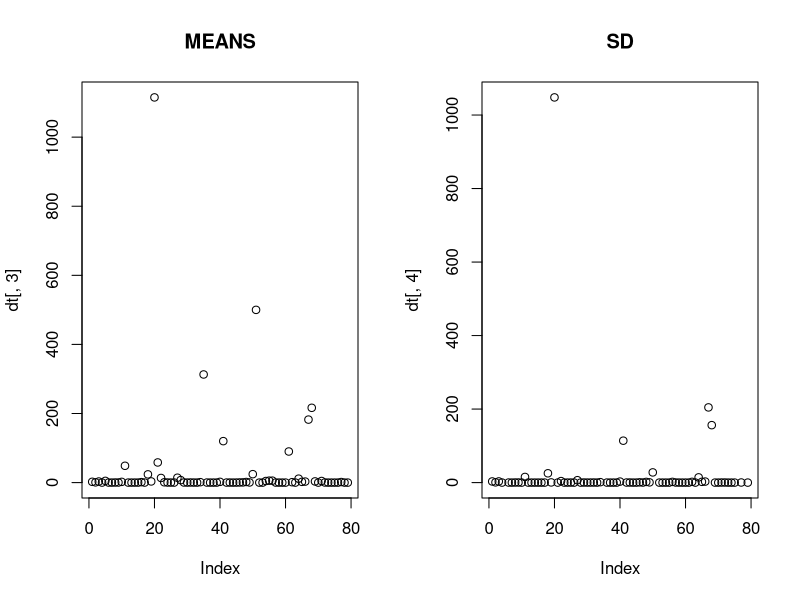
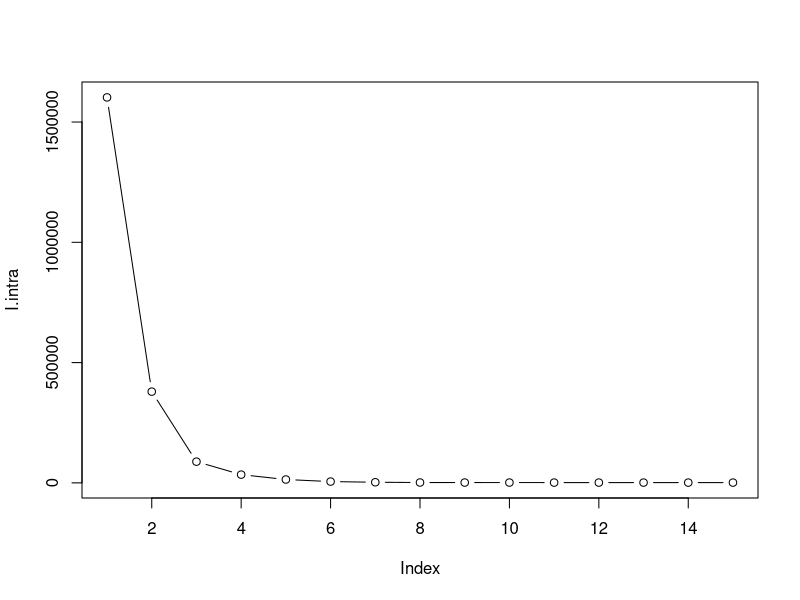
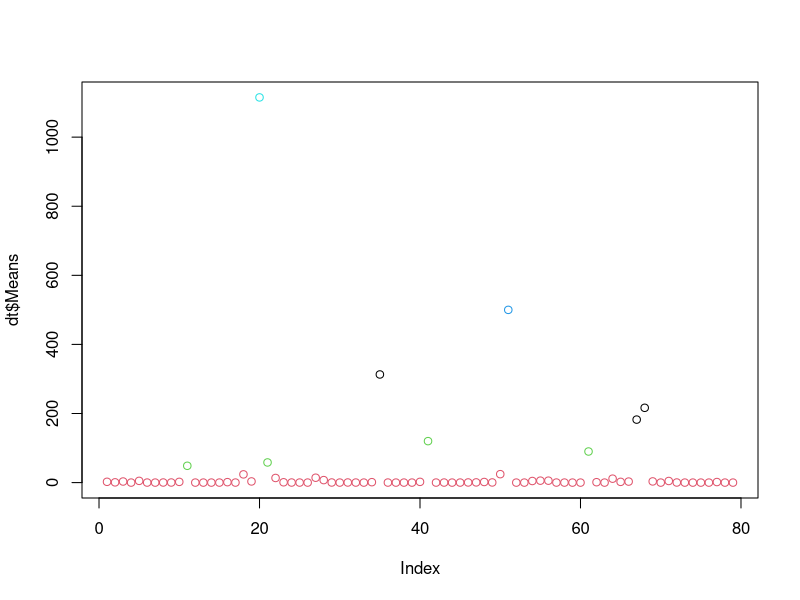
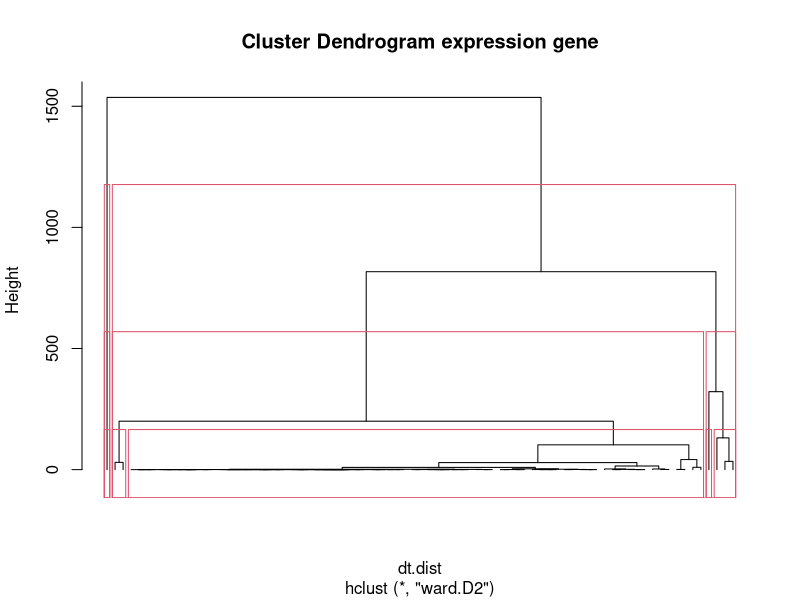
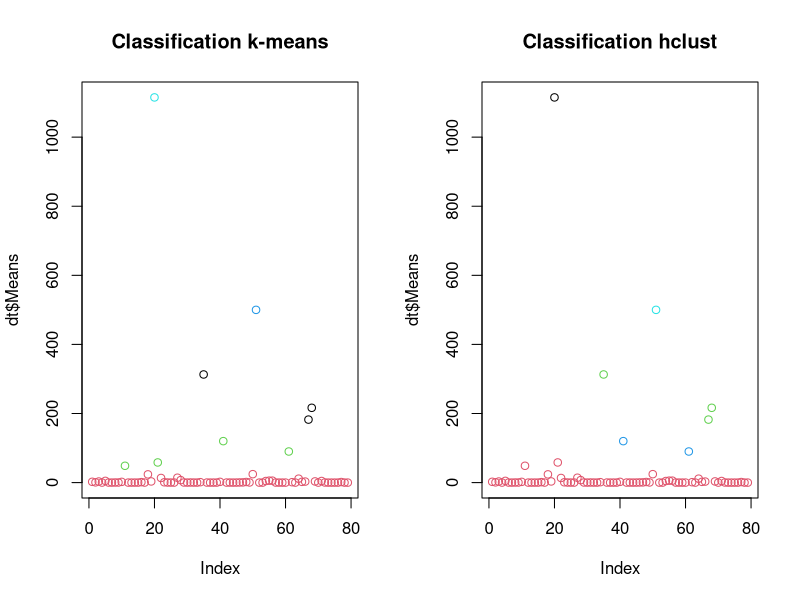

Here is the R script that generated these plots, in order:
library(skimr)

# ---- Import des donnees ----
dt = read.csv("Inhibiteurs_GPR54.dat.txt")



# ---- Visualisation des donnees ----
# 1.
dim(dt)
# 80 lignes et 16 colones Elyas : j'en ai 79 ??
summary(dt)
skimr::skim(dt$Means)
# Necessite de transformer la colone N en variable qualitative
dt[,2] = as.factor(dt[,2])

# 2.
par(mfrow = c(1,2))
plot(dt[,3], main = "MEANS")
plot(dt[,4], main = "SD")
dev.off()

# 3.
# On observe la présence d'une base de peptides donc l'activité est quasiment nulle et quelque peptide dont
# l'activité est très supérieure à 0. On ne supprime pas les valeures "extremes" car ce n'en est pas, c'est
# seulement le fait que si il n'y a pas liaison au recepteur, la moyenne sera proche de 0 et des qu'il y a
# une activite, la valeur sera tres superieur a 0



# ---- Classification des donnees ----
# Partitionnement k-means
# 1.
I.intra = vector(length=15)
for (i in 1:15) {
  I.intra[i] = kmeans(dt[,3], centers=i)$tot.withinss
}
plot(I.intra, type="b")
# On veut minimiser l'inertie intra en minimisant également le nombre de groupe, au vue de la courbe de
# l'inertie intra, le nombre optimal de groupe semble etre 5 groupes

# 2.
dt.kmeans = kmeans(dt[,3], centers=5, nstart = 3)

# 3.
plot(dt$Means, col= c(1,2,3,4,5,6)[as.factor(dt.kmeans$cluster)])
# on voit la séparation du jeu en groupes qui correspondent à des palier d'activité ici 5 paliers
# avec, pour le groupe proche de 0, les peptides sans activite donc sans liaison

# Classification hiérarchique ascendante
# 1.
dt.dist = dist(dt[,3])

# 2.
dt.hclust = hclust(dt.dist, method = "ward.D2")

# 3.
plot(dt.hclust, hang = -0.1, labels = F, main = "Cluster Dendrogram expression gene")
rect.hclust(dt.hclust, k = 2)
rect.hclust(dt.hclust, k = 3)
rect.hclust(dt.hclust, k = 5)

# 4.
dt.cut = as.factor(cutree(dt.hclust, k = 5))


# Comparaison des deux méthodes
# 1.
table(dt.cut, as.factor(dt.kmeans$cluster))

# 2.
par(mfrow=c(1,2))
plot(dt$Means, col= c(1,2,3,4,5)[as.factor(dt.kmeans$cluster)], main = "Classification k-means")
plot(dt$Means, col= c(2,1,3,4,5)[dt.cut], main = "Classification hclust")
# On remarque une bonne corrélation entre hclust et kmeans excepté pour deux individus (les plus proche de 0)
# qui sont mis dans le groupe inactif par hclust

# Nous voyons donc que nous pouvons séparer nos peptide en differents groupes et donc observer une différence entre les peptide sans activité
# de ceux présentant une activité, donc une liaison au recepteur GPR54. Il est donc maintenant possible d'étudier la différences de séquence
# entre le groupe basale par rapport aux groupes présentant une activitée

# 3.
summary(dt[which(dt.cut == dt.cut[1]),5:16])
summary(dt[which(dt.cut != dt.cut[1]),5:16])

# Nous pouvons eliminer des positions d'interet: AA4, AA6, AA7, AA8, C.ter car ces position ne présente soi aucune différence entre les peptides
# liés et ceux non liés soi un profil similaire
# En revanche on remarque que pour les positions AA1, AA5, AA9, AA10 l'acide amine est a chaque fois identique pour tout les peptides lie donc pourrait des
# position conserve entre les peptides necessaire a leur liaison au recepteur et il est difficile de comparer les position N.ter, AA2, AA3 qu'il faudrait
# visualiser au cas par cas, nous les conservons donc dans notre liste de position potentielle qui est donc composé de N.ter, AA1, AA2, AA3, AA5, AA9, AA10



# ---- Apprentissage sur les donnees ----

# -- Creation d'une sequence consensus --
# Creation d'une liste contenant les tables de frequence à chaque position
Diff_element = apply(dt[,5:16], 2, table)

# Creation d'un vecteur null
Consensus = vector()

# On va entrer à chaque position de la sequence l'element majoritaire dans le jeu

# On va parcourir notre liste de table
for ( i in seq_along(Diff_element)){
  # Chaque table est enregistrée dans un df temporaire
  tmp = as.data.frame(Diff_element[[i]])
  # Les elements de la première colonne sont transformer en character pour
  # tester le matching
  tmp$Var1 <- as.character(tmp$Var1)
  # Les elements de la deuxième colonne sot convertie en valeur numérique
  tmp$Freq <- as.numeric(tmp$Freq)
  # Chaque ieme element de consensus va contenir l'element dont la freq est la
  # plus importante, ie l'element majoritaire
  Consensus[i] = tmp[which(tmp$Freq == max(tmp$Freq)),1]
}


# -- Creation d'une table contenant les séquences sous forme de character --
# Creation d'une table de sequence
table_de_seq = apply(dt[,5:16], 2, as.character)


# -- Creation d'une matrice de similarité pour l'apprentissage --
# Creation d'une matrice de 0, avec une nombre de lignes egale au nombre de libre du jeu de donnees
# et de 12 colonnes pour les 12 elements de la séquence
matching_matrix = as.data.frame(matrix(0, ncol = 12, nrow = dim(dt)[1]))
# On va nommer les colonnes de cette matrice
colnames(matching_matrix) = colnames(dt[,5:16])

# On va parcourir les cases [i,j] de la matrice et mettre 1 dans celle-ci si le j element de la sequene
# de la ieme ligne du jeu different du consensus
# On parcours les colonnes de la matrice des differences
for ( j in 1:12 ){
  # Puis ces lignes
  for ( i in 1:dim(matching_matrix)[1]){
    # Si l'element de le sequence du jeu de donnée diffère du consensus
    if ( table_de_seq[i,j] != Consensus[j]){
      # On lui attribue la valeur 1
      matching_matrix[i,j] = 1
    }
  }
}


# -- Creation d'une matrice frequence proche d'une pssm --

# Creation d'une matrice de frequence contenant des zero
freq_mat = as.data.frame(matrix(0, ncol = 12, nrow = dim(dt)[1]))
# On va nommer les colonnes de cette matrice
colnames(matching_matrix) = colnames(dt[,5:16])


# On va parcourir les cases [i,j] de la matrice et mettre dans celle-ci la frequence de l'element
# en position [i,j] relativement à la colonne j ( les frequence des element sont relatives aux elements
# de leur colonnes, donc la frequence en jème position dans la sequence )

# On parcours les colonnes de la matrice des frequnces
for ( j in 1:12 ){
  # Puis ses lignes
  for ( i in 1:dim(freq_mat)[1]){
    # Chaque table est enregistrée dans un df temporaire
    tmp = as.data.frame(Diff_element[[j]])
    # Les elements de la première colonne sont transformer en character pour
    # retrouver sa frequence
    tmp$Var1 <- as.character(tmp$Var1)
    # Les elements de la deuxième colonne sot convertie en valeur numérique puis divisé
    # par le nombre de lignes de la table de sequence
    tmp$Freq <- as.numeric(tmp$Freq)/dim(dt)[1]
    # On enregistre la frequence de l'element en position i,j dans la matrice de frequence
    # en position i,j
    freq_mat[i,j] = tmp[which(tmp$Var1 == table_de_seq[i,j]),2]
  }
}

# -- Creation de groupe pour la classification --
# - Groupe dichotimique selon dt$Means -
# Un valeur seuil est enregistrée ( ici la médiane a été choisie, tester avec différente valeurs, ex :
# different quartiles, appartenant au cluster1 / exterieur au cluster1...[ Ici on changerai le seuil
# et la colonne a tester [ avant ajouter une colonne avec le cluster ] ])
seuil = 0.2867

# Le groupe 0 contiendra les individus dont la valeur d'activité est inférieur à la medianne
groupe0 = rep(0,dim(dt)[1])
groupe0[which(dt$Means <= seuil)] = 1
# Le groupe 1 contiendra les individus dont la valeur d'activité est strictement supérieur à la medianne
groupe1 = rep(0,dim(dt)[1])
groupe1[which(dt$Means > seuil)] = 1
# On joint ces deux groupes
groupe = cbind(groupe0,groupe1)

# -- Creation de plusieurs groupe --
# - Utilisation de nnet -
library(nnet)

# Observation sans split dans un premier temps
performanceVal <- function(ConfTable){
  Spe = ConfTable[2,2]/sum(ConfTable[,2])
  Sen = ConfTable[1,1]/sum(ConfTable[,1])
  Acc = (ConfTable[1,1]+ConfTable[2,2]) /sum(ConfTable)
  Err = (ConfTable[1,2]+ConfTable[2,1]) /sum(ConfTable)
  MyPerf = as.data.frame(cbind(Spe, Sen, Acc, Err))
  return(MyPerf)
}

# Evaluation avec la Matching Matrix
net.dt_ecart = nnet(matching_matrix, groupe, size = 50, maxit = 1000, softmax  =  T)
x = predict(net.dt_ecart, matching_matrix)
ConfTab = table( round(x)[,2], groupe[,2])
PerfMatch = performanceVal(ConfTable = ConfTab)
ConfTab
PerfMatch

# Evaluation avec la Frequence  Matrix
net.dt_freq = nnet(freq_mat, groupe, size = 50, maxit = 1000, softmax  =  T)
x = predict(net.dt_freq, freq_mat)
ConfTab = table( round(x)[,2], groupe[,2])
PerfFreq = performanceVal(ConfTable = ConfTab)
ConfTab
PerfFreq

# On constate que l'utilisation d'une matrice de frequence permet une meilleur distinction,
# Elle est porteuse de plus d'information


# -- Spitting des données --
seed = runif(1,1,10000)
set.seed(191.0967) # 43, 44, 300, 191.0967, 114.3176
seed
Index = sample(79, 30)
Freq_train = freq_mat[-Index,]
Freq_test = freq_mat[Index,]
Match_train = matching_matrix[-Index,]
Match_test = matching_matrix[Index,]
groupe_train = groupe[-Index,]
groupe_test = groupe[Index,]

# -- training avec nnet --
# - Evaluation avec la Matching Matrix -
# 43, 44, 300, 191.0967, 114.3176
net.dt_ecart = nnet(Match_train, groupe_train, size = 50, maxit = 1000, softmax  =  T)

# Mesure des perfs sur le train
x = predict(net.dt_ecart, Match_train)
ConfTab = table( round(x)[,2], groupe_train[,2])
PerfMatch_train = performanceVal(ConfTable = ConfTab)
ConfTab
PerfMatch_train

# Mesure des perfs sur le test
x = predict(net.dt_ecart, Match_test)
ConfTab = table( round(x)[,2], groupe_test[,2])
PerfMatch_test = performanceVal(ConfTable = ConfTab)
ConfTab
PerfMatch_test

# ---- Evaluation avec la Frequence  Matrix ----
# seed 300
net.dt_freq = nnet(Freq_train, groupe_train, size = 50, maxit = 1000, softmax  =  T)
# Mesure des perfs sur le train
x = predict(net.dt_freq, Freq_train)
ConfTab = table( round(x)[,2], groupe_train[,2])
PerfFreq_train = performanceVal(ConfTable = ConfTab)
PerfFreq_train
# Mesure des perfs sur le test
x = predict(net.dt_freq, Freq_test)
ConfTab = table( round(x)[,2], groupe_test[,2])
PerfMatch_test = performanceVal(ConfTable = ConfTab)
PerfMatch_test
